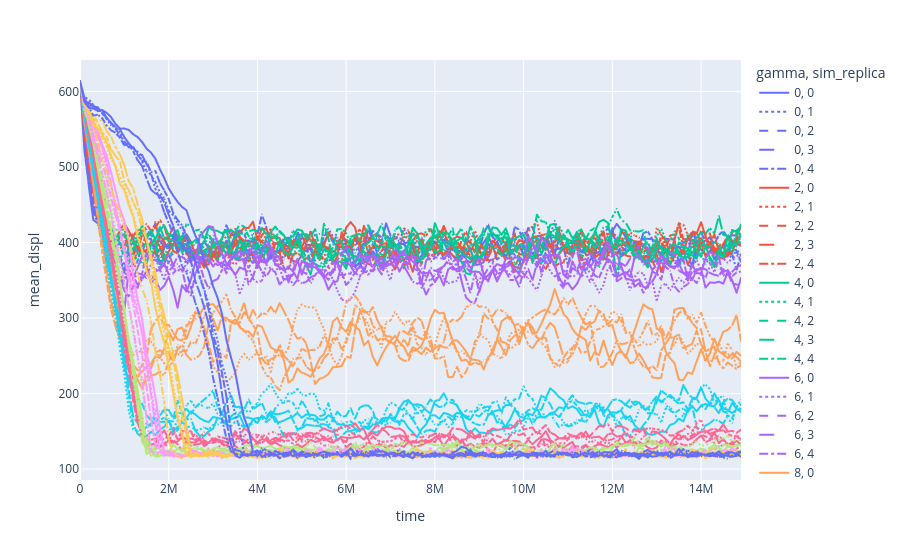

Notebook cell for this chart:
### Code cell
px.line(
    displdf,
    x="time",
    y="mean_displ",
    color="gamma",
    line_dash="sim_replica"
)

### Figure 1 — Plotly figure (JSON) as saved in the notebook; plotly's stock layout.template omitted (floating-point values rounded to 4 significant figures; data arrays with more than 128 entries replaced by an {"elided": "..."} marker saying what was removed)
{"data": [{"hovertemplate": "gamma=0<br>sim_replica=0<br>time=%{x}<br>mean_displ=%{y}<extra></extra>", "legendgroup": "0, 0", "line": {"color": "#636efa", "dash": "solid"}, "marker": {"symbol": "circle"}, "mode": "lines", "name": "0, 0", "showlegend": true, "type": "scattergl", "x": {"elided": "150 int values"}, "xaxis": "x", "y": {"elided": "150 float values"}, "yaxis": "y"}, {"hovertemplate": "gamma=0<br>sim_replica=1<br>time=%{x}<br>mean_displ=%{y}<extra></extra>", "legendgroup": "0, 1", "line": {"color": "#636efa", "dash": "dot"}, "marker": {"symbol": "circle"}, "mode": "lines", "name": "0, 1", "showlegend": true, "type": "scattergl", "x": {"elided": "150 int values"}, "xaxis": "x", "y": {"elided": "150 float values"}, "yaxis": "y"}, {"hovertemplate": "gamma=0<br>sim_replica=2<br>time=%{x}<br>mean_displ=%{y}<extra></extra>", "legendgroup": "0, 2", "line": {"color": "#636efa", "dash": "dash"}, "marker": {"symbol": "circle"}, "mode": "lines", "name": "0, 2", "showlegend": true, "type": "scattergl", "x": {"elided": "150 int values"}, "xaxis": "x", "y": {"elided": "150 float values"}, "yaxis": "y"}, {"hovertemplate": "gamma=0<br>sim_replica=3<br>time=%{x}<br>mean_displ=%{y}<extra></extra>", "legendgroup": "0, 3", "line": {"color": "#636efa", "dash": "longdash"}, "marker": {"symbol": "circle"}, "mode": "lines", "name": "0, 3", "showlegend": true, "type": "scattergl", "x": {"elided": "150 int values"}, "xaxis": "x", "y": {"elided": "150 float values"}, "yaxis": "y"}, {"hovertemplate": "gamma=0<br>sim_replica=4<br>time=%{x}<br>mean_displ=%{y}<extra></extra>", "legendgroup": "0, 4", "line": {"color": "#636efa", "dash": "dashdot"}, "marker": {"symbol": "circle"}, "mode": "lines", "name": "0, 4", "showlegend": true, "type": "scattergl", "x": {"elided": "150 int values"}, "xaxis": "x", "y": {"elided": "150 float values"}, "yaxis": "y"}, {"hovertemplate": "gamma=2<br>sim_replica=0<br>time=%{x}<br>mean_displ=%{y}<extra></extra>", "legendgroup": "2, 0", "line": {"color": "#EF553B", "dash": "solid"}, "marker": {"symbol": "circle"}, "mode": "lines", "name": "2, 0", "showlegend": true, "type": "scattergl", "x": {"elided": "150 int values"}, "xaxis": "x", "y": {"elided": "150 float values"}, "yaxis": "y"}, {"hovertemplate": "gamma=2<br>sim_replica=1<br>time=%{x}<br>mean_displ=%{y}<extra></extra>", "legendgroup": "2, 1", "line": {"color": "#EF553B", "dash": "dot"}, "marker": {"symbol": "circle"}, "mode": "lines", "name": "2, 1", "showlegend": true, "type": "scattergl", "x": {"elided": "150 int values"}, "xaxis": "x", "y": {"elided": "150 float values"}, "yaxis": "y"}, {"hovertemplate": "gamma=2<br>sim_replica=2<br>time=%{x}<br>mean_displ=%{y}<extra></extra>", "legendgroup": "2, 2", "line": {"color": "#EF553B", "dash": "dash"}, "marker": {"symbol": "circle"}, "mode": "lines", "name": "2, 2", "showlegend": true, "type": "scattergl", "x": {"elided": "150 int values"}, "xaxis": "x", "y": {"elided": "150 float values"}, "yaxis": "y"}, {"hovertemplate": "gamma=2<br>sim_replica=3<br>time=%{x}<br>mean_displ=%{y}<extra></extra>", "legendgroup": "2, 3", "line": {"color": "#EF553B", "dash": "longdash"}, "marker": {"symbol": "circle"}, "mode": "lines", "name": "2, 3", "showlegend": true, "type": "scattergl", "x": {"elided": "150 int values"}, "xaxis": "x", "y": {"elided": "150 float values"}, "yaxis": "y"}, {"hovertemplate": "gamma=2<br>sim_replica=4<br>time=%{x}<br>mean_displ=%{y}<extra></extra>", "legendgroup": "2, 4", "line": {"color": "#EF553B", "dash": "dashdot"}, "marker": {"symbol": "circle"}, "mode": "lines", "name": "2, 4", "showlegend": true, "type": "scattergl", "x": {"elided": "150 int values"}, "xaxis": "x", "y": {"elided": "150 float values"}, "yaxis": "y"}, {"hovertemplate": "gamma=4<br>sim_replica=0<br>time=%{x}<br>mean_displ=%{y}<extra></extra>", "legendgroup": "4, 0", "line": {"color": "#00cc96", "dash": "solid"}, "marker": {"symbol": "circle"}, "mode": "lines", "name": "4, 0", "showlegend": true, "type": "scattergl", "x": {"elided": "150 int values"}, "xaxis": "x", "y": {"elided": "150 float values"}, "yaxis": "y"}, {"hovertemplate": "gamma=4<br>sim_replica=1<br>time=%{x}<br>mean_displ=%{y}<extra></extra>", "legendgroup": "4, 1", "line": {"color": "#00cc96", "dash": "dot"}, "marker": {"symbol": "circle"}, "mode": "lines", "name": "4, 1", "showlegend": true, "type": "scattergl", "x": {"elided": "150 int values"}, "xaxis": "x", "y": {"elided": "150 float values"}, "yaxis": "y"}, {"hovertemplate": "gamma=4<br>sim_replica=2<br>time=%{x}<br>mean_displ=%{y}<extra></extra>", "legendgroup": "4, 2", "line": {"color": "#00cc96", "dash": "dash"}, "marker": {"symbol": "circle"}, "mode": "lines", "name": "4, 2", "showlegend": true, "type": "scattergl", "x": {"elided": "150 int values"}, "xaxis": "x", "y": {"elided": "150 float values"}, "yaxis": "y"}, {"hovertemplate": "gamma=4<br>sim_replica=3<br>time=%{x}<br>mean_displ=%{y}<extra></extra>", "legendgroup": "4, 3", "line": {"color": "#00cc96", "dash": "longdash"}, "marker": {"symbol": "circle"}, "mode": "lines", "name": "4, 3", "showlegend": true, "type": "scattergl", "x": {"elided": "150 int values"}, "xaxis": "x", "y": {"elided": "150 float values"}, "yaxis": "y"}, {"hovertemplate": "gamma=4<br>sim_replica=4<br>time=%{x}<br>mean_displ=%{y}<extra></extra>", "legendgroup": "4, 4", "line": {"color": "#00cc96", "dash": "dashdot"}, "marker": {"symbol": "circle"}, "mode": "lines", "name": "4, 4", "showlegend": true, "type": "scattergl", "x": {"elided": "150 int values"}, "xaxis": "x", "y": {"elided": "150 float values"}, "yaxis": "y"}, {"hovertemplate": "gamma=6<br>sim_replica=0<br>time=%{x}<br>mean_displ=%{y}<extra></extra>", "legendgroup": "6, 0", "line": {"color": "#ab63fa", "dash": "solid"}, "marker": {"symbol": "circle"}, "mode": "lines", "name": "6, 0", "showlegend": true, "type": "scattergl", "x": {"elided": "150 int values"}, "xaxis": "x", "y": {"elided": "150 float values"}, "yaxis": "y"}, {"hovertemplate": "gamma=6<br>sim_replica=1<br>time=%{x}<br>mean_displ=%{y}<extra></extra>", "legendgroup": "6, 1", "line": {"color": "#ab63fa", "dash": "dot"}, "marker": {"symbol": "circle"}, "mode": "lines", "name": "6, 1", "showlegend": true, "type": "scattergl", "x": {"elided": "150 int values"}, "xaxis": "x", "y": {"elided": "150 float values"}, "yaxis": "y"}, {"hovertemplate": "gamma=6<br>sim_replica=2<br>time=%{x}<br>mean_displ=%{y}<extra></extra>", "legendgroup": "6, 2", "line": {"color": "#ab63fa", "dash": "dash"}, "marker": {"symbol": "circle"}, "mode": "lines", "name": "6, 2", "showlegend": true, "type": "scattergl", "x": {"elided": "150 int values"}, "xaxis": "x", "y": {"elided": "150 float values"}, "yaxis": "y"}, {"hovertemplate": "gamma=6<br>sim_replica=3<br>time=%{x}<br>mean_displ=%{y}<extra></extra>", "legendgroup": "6, 3", "line": {"color": "#ab63fa", "dash": "longdash"}, "marker": {"symbol": "circle"}, "mode": "lines", "name": "6, 3", "showlegend": true, "type": "scattergl", "x": {"elided": "150 int values"}, "xaxis": "x", "y": {"elided": "150 float values"}, "yaxis": "y"}, {"hovertemplate": "gamma=6<br>sim_replica=4<br>time=%{x}<br>mean_displ=%{y}<extra></extra>", "legendgroup": "6, 4", "line": {"color": "#ab63fa", "dash": "dashdot"}, "marker": {"symbol": "circle"}, "mode": "lines", "name": "6, 4", "showlegend": true, "type": "scattergl", "x": {"elided": "150 int values"}, "xaxis": "x", "y": {"elided": "150 float values"}, "yaxis": "y"}, {"hovertemplate": "gamma=8<br>sim_replica=0<br>time=%{x}<br>mean_displ=%{y}<extra></extra>", "legendgroup": "8, 0", "line": {"color": "#FFA15A", "dash": "solid"}, "marker": {"symbol": "circle"}, "mode": "lines", "name": "8, 0", "showlegend": true, "type": "scattergl", "x": {"elided": "150 int values"}, "xaxis": "x", "y": {"elided": "150 float values"}, "yaxis": "y"}, {"hovertemplate": "gamma=8<br>sim_replica=1<br>time=%{x}<br>mean_displ=%{y}<extra></extra>", "legendgroup": "8, 1", "line": {"color": "#FFA15A", "dash": "dot"}, "marker": {"symbol": "circle"}, "mode": "lines", "name": "8, 1", "showlegend": true, "type": "scattergl", "x": {"elided": "150 int values"}, "xaxis": "x", "y": {"elided": "150 float values"}, "yaxis": "y"}, {"hovertemplate": "gamma=8<br>sim_replica=2<br>time=%{x}<br>mean_displ=%{y}<extra></extra>", "legendgroup": "8, 2", "line": {"color": "#FFA15A", "dash": "dash"}, "marker": {"symbol": "circle"}, "mode": "lines", "name": "8, 2", "showlegend": true, "type": "scattergl", "x": {"elided": "150 int values"}, "xaxis": "x", "y": {"elided": "150 float values"}, "yaxis": "y"}, {"hovertemplate": "gamma=8<br>sim_replica=3<br>time=%{x}<br>mean_displ=%{y}<extra></extra>", "legendgroup": "8, 3", "line": {"color": "#FFA15A", "dash": "longdash"}, "marker": {"symbol": "circle"}, "mode": "lines", "name": "8, 3", "showlegend": true, "type": "scattergl", "x": {"elided": "150 int values"}, "xaxis": "x", "y": {"elided": "150 float values"}, "yaxis": "y"}, {"hovertemplate": "gamma=8<br>sim_replica=4<br>time=%{x}<br>mean_displ=%{y}<extra></extra>", "legendgroup": "8, 4", "line": {"color": "#FFA15A", "dash": "dashdot"}, "marker": {"symbol": "circle"}, "mode": "lines", "name": "8, 4", "showlegend": true, "type": "scattergl", "x": {"elided": "150 int values"}, "xaxis": "x", "y": {"elided": "150 float values"}, "yaxis": "y"}, {"hovertemplate": "gamma=10<br>sim_replica=0<br>time=%{x}<br>mean_displ=%{y}<extra></extra>", "legendgroup": "10, 0", "line": {"color": "#19d3f3", "dash": "solid"}, "marker": {"symbol": "circle"}, "mode": "lines", "name": "10, 0", "showlegend": true, "type": "scattergl", "x": {"elided": "150 int values"}, "xaxis": "x", "y": {"elided": "150 float values"}, "yaxis": "y"}, {"hovertemplate": "gamma=10<br>sim_replica=1<br>time=%{x}<br>mean_displ=%{y}<extra></extra>", "legendgroup": "10, 1", "line": {"color": "#19d3f3", "dash": "dot"}, "marker": {"symbol": "circle"}, "mode": "lines", "name": "10, 1", "showlegend": true, "type": "scattergl", "x": {"elided": "150 int values"}, "xaxis": "x", "y": {"elided": "150 float values"}, "yaxis": "y"}, {"hovertemplate": "gamma=10<br>sim_replica=2<br>time=%{x}<br>mean_displ=%{y}<extra></extra>", "legendgroup": "10, 2", "line": {"color": "#19d3f3", "dash": "dash"}, "marker": {"symbol": "circle"}, "mode": "lines", "name": "10, 2", "showlegend": true, "type": "scattergl", "x": {"elided": "150 int values"}, "xaxis": "x", "y": {"elided": "150 float values"}, "yaxis": "y"}, {"hovertemplate": "gamma=10<br>sim_replica=3<br>time=%{x}<br>mean_displ=%{y}<extra></extra>", "legendgroup": "10, 3", "line": {"color": "#19d3f3", "dash": "longdash"}, "marker": {"symbol": "circle"}, "mode": "lines", "name": "10, 3", "showlegend": true, "type": "scattergl", "x": {"elided": "150 int values"}, "xaxis": "x", "y": {"elided": "150 float values"}, "yaxis": "y"}, {"hovertemplate": "gamma=10<br>sim_replica=4<br>time=%{x}<br>mean_displ=%{y}<extra></extra>", "legendgroup": "10, 4", "line": {"color": "#19d3f3", "dash": "dashdot"}, "marker": {"symbol": "circle"}, "mode": "lines", "name": "10, 4", "showlegend": true, "type": "scattergl", "x": {"elided": "150 int values"}, "xaxis": "x", "y": {"elided": "150 float values"}, "yaxis": "y"}, {"hovertemplate": "gamma=12<br>sim_replica=0<br>time=%{x}<br>mean_displ=%{y}<extra></extra>", "legendgroup": "12, 0", "line": {"color": "#FF6692", "dash": "solid"}, "marker": {"symbol": "circle"}, "mode": "lines", "name": "12, 0", "showlegend": true, "type": "scattergl", "x": {"elided": "150 int values"}, "xaxis": "x", "y": {"elided": "150 float values"}, "yaxis": "y"}, {"hovertemplate": "gamma=12<br>sim_replica=1<br>time=%{x}<br>mean_displ=%{y}<extra></extra>", "legendgroup": "12, 1", "line": {"color": "#FF6692", "dash": "dot"}, "marker": {"symbol": "circle"}, "mode": "lines", "name": "12, 1", "showlegend": true, "type": "scattergl", "x": {"elided": "150 int values"}, "xaxis": "x", "y": {"elided": "150 float values"}, "yaxis": "y"}, {"hovertemplate": "gamma=12<br>sim_replica=2<br>time=%{x}<br>mean_displ=%{y}<extra></extra>", "legendgroup": "12, 2", "line": {"color": "#FF6692", "dash": "dash"}, "marker": {"symbol": "circle"}, "mode": "lines", "name": "12, 2", "showlegend": true, "type": "scattergl", "x": {"elided": "150 int values"}, "xaxis": "x", "y": {"elided": "150 float values"}, "yaxis": "y"}, {"hovertemplate": "gamma=12<br>sim_replica=3<br>time=%{x}<br>mean_displ=%{y}<extra></extra>", "legendgroup": "12, 3", "line": {"color": "#FF6692", "dash": "longdash"}, "marker": {"symbol": "circle"}, "mode": "lines", "name": "12, 3", "showlegend": true, "type": "scattergl", "x": {"elided": "150 int values"}, "xaxis": "x", "y": {"elided": "150 float values"}, "yaxis": "y"}, {"hovertemplate": "gamma=12<br>sim_replica=4<br>time=%{x}<br>mean_displ=%{y}<extra></extra>", "legendgroup": "12, 4", "line": {"color": "#FF6692", "dash": "dashdot"}, "marker": {"symbol": "circle"}, "mode": "lines", "name": "12, 4", "showlegend": true, "type": "scattergl", "x": {"elided": "150 int values"}, "xaxis": "x", "y": {"elided": "150 float values"}, "yaxis": "y"}, {"hovertemplate": "gamma=14<br>sim_replica=0<br>time=%{x}<br>mean_displ=%{y}<extra></extra>", "legendgroup": "14, 0", "line": {"color": "#B6E880", "dash": "solid"}, "marker": {"symbol": "circle"}, "mode": "lines", "name": "14, 0", "showlegend": true, "type": "scattergl", "x": {"elided": "150 int values"}, "xaxis": "x", "y": {"elided": "150 float values"}, "yaxis": "y"}, {"hovertemplate": "gamma=14<br>sim_replica=1<br>time=%{x}<br>mean_displ=%{y}<extra></extra>", "legendgroup": "14, 1", "line": {"color": "#B6E880", "dash": "dot"}, "marker": {"symbol": "circle"}, "mode": "lines", "name": "14, 1", "showlegend": true, "type": "scattergl", "x": {"elided": "150 int values"}, "xaxis": "x", "y": {"elided": "150 float values"}, "yaxis": "y"}, {"hovertemplate": "gamma=14<br>sim_replica=2<br>time=%{x}<br>mean_displ=%{y}<extra></extra>", "legendgroup": "14, 2", "line": {"color": "#B6E880", "dash": "dash"}, "marker": {"symbol": "circle"}, "mode": "lines", "name": "14, 2", "showlegend": true, "type": "scattergl", "x": {"elided": "150 int values"}, "xaxis": "x", "y": {"elided": "150 float values"}, "yaxis": "y"}, {"hovertemplate": "gamma=14<br>sim_replica=3<br>time=%{x}<br>mean_displ=%{y}<extra></extra>", "legendgroup": "14, 3", "line": {"color": "#B6E880", "dash": "longdash"}, "marker": {"symbol": "circle"}, "mode": "lines", "name": "14, 3", "showlegend": true, "type": "scattergl", "x": {"elided": "150 int values"}, "xaxis": "x", "y": {"elided": "150 float values"}, "yaxis": "y"}, {"hovertemplate": "gamma=14<br>sim_replica=4<br>time=%{x}<br>mean_displ=%{y}<extra></extra>", "legendgroup": "14, 4", "line": {"color": "#B6E880", "dash": "dashdot"}, "marker": {"symbol": "circle"}, "mode": "lines", "name": "14, 4", "showlegend": true, "type": "scattergl", "x": {"elided": "150 int values"}, "xaxis": "x", "y": {"elided": "150 float values"}, "yaxis": "y"}, {"hovertemplate": "gamma=16<br>sim_replica=0<br>time=%{x}<br>mean_displ=%{y}<extra></extra>", "legendgroup": "16, 0", "line": {"color": "#FF97FF", "dash": "solid"}, "marker": {"symbol": "circle"}, "mode": "lines", "name": "16, 0", "showlegend": true, "type": "scattergl", "x": {"elided": "150 int values"}, "xaxis": "x", "y": {"elided": "150 float values"}, "yaxis": "y"}, {"hovertemplate": "gamma=16<br>sim_replica=1<br>time=%{x}<br>mean_displ=%{y}<extra></extra>", "legendgroup": "16, 1", "line": {"color": "#FF97FF", "dash": "dot"}, "marker": {"symbol": "circle"}, "mode": "lines", "name": "16, 1", "showlegend": true, "type": "scattergl", "x": {"elided": "150 int values"}, "xaxis": "x", "y": {"elided": "150 float values"}, "yaxis": "y"}, {"hovertemplate": "gamma=16<br>sim_replica=2<br>time=%{x}<br>mean_displ=%{y}<extra></extra>", "legendgroup": "16, 2", "line": {"color": "#FF97FF", "dash": "dash"}, "marker": {"symbol": "circle"}, "mode": "lines", "name": "16, 2", "showlegend": true, "type": "scattergl", "x": {"elided": "150 int values"}, "xaxis": "x", "y": {"elided": "150 float values"}, "yaxis": "y"}, {"hovertemplate": "gamma=16<br>sim_replica=3<br>time=%{x}<br>mean_displ=%{y}<extra></extra>", "legendgroup": "16, 3", "line": {"color": "#FF97FF", "dash": "longdash"}, "marker": {"symbol": "circle"}, "mode": "lines", "name": "16, 3", "showlegend": true, "type": "scattergl", "x": {"elided": "150 int values"}, "xaxis": "x", "y": {"elided": "150 float values"}, "yaxis": "y"}, {"hovertemplate": "gamma=16<br>sim_replica=4<br>time=%{x}<br>mean_displ=%{y}<extra></extra>", "legendgroup": "16, 4", "line": {"color": "#FF97FF", "dash": "dashdot"}, "marker": {"symbol": "circle"}, "mode": "lines", "name": "16, 4", "showlegend": true, "type": "scattergl", "x": {"elided": "150 int values"}, "xaxis": "x", "y": {"elided": "150 float values"}, "yaxis": "y"}, {"hovertemplate": "gamma=18<br>sim_replica=0<br>time=%{x}<br>mean_displ=%{y}<extra></extra>", "legendgroup": "18, 0", "line": {"color": "#FECB52", "dash": "solid"}, "marker": {"symbol": "circle"}, "mode": "lines", "name": "18, 0", "showlegend": true, "type": "scattergl", "x": {"elided": "150 int values"}, "xaxis": "x", "y": {"elided": "150 float values"}, "yaxis": "y"}, {"hovertemplate": "gamma=18<br>sim_replica=1<br>time=%{x}<br>mean_displ=%{y}<extra></extra>", "legendgroup": "18, 1", "line": {"color": "#FECB52", "dash": "dot"}, "marker": {"symbol": "circle"}, "mode": "lines", "name": "18, 1", "showlegend": true, "type": "scattergl", "x": {"elided": "150 int values"}, "xaxis": "x", "y": {"elided": "150 float values"}, "yaxis": "y"}, {"hovertemplate": "gamma=18<br>sim_replica=2<br>time=%{x}<br>mean_displ=%{y}<extra></extra>", "legendgroup": "18, 2", "line": {"color": "#FECB52", "dash": "dash"}, "marker": {"symbol": "circle"}, "mode": "lines", "name": "18, 2", "showlegend": true, "type": "scattergl", "x": {"elided": "150 int values"}, "xaxis": "x", "y": {"elided": "150 float values"}, "yaxis": "y"}, {"hovertemplate": "gamma=18<br>sim_replica=3<br>time=%{x}<br>mean_displ=%{y}<extra></extra>", "legendgroup": "18, 3", "line": {"color": "#FECB52", "dash": "longdash"}, "marker": {"symbol": "circle"}, "mode": "lines", "name": "18, 3", "showlegend": true, "type": "scattergl", "x": {"elided": "150 int values"}, "xaxis": "x", "y": {"elided": "150 float values"}, "yaxis": "y"}, {"hovertemplate": "gamma=18<br>sim_replica=4<br>time=%{x}<br>mean_displ=%{y}<extra></extra>", "legendgroup": "18, 4", "line": {"color": "#FECB52", "dash": "dashdot"}, "marker": {"symbol": "circle"}, "mode": "lines", "name": "18, 4", "showlegend": true, "type": "scattergl", "x": {"elided": "150 int values"}, "xaxis": "x", "y": {"elided": "150 float values"}, "yaxis": "y"}, {"hovertemplate": "gamma=20<br>sim_replica=0<br>time=%{x}<br>mean_displ=%{y}<extra></extra>", "legendgroup": "20, 0", "line": {"color": "#636efa", "dash": "solid"}, "marker": {"symbol": "circle"}, "mode": "lines", "name": "20, 0", "showlegend": true, "type": "scattergl", "x": {"elided": "150 int values"}, "xaxis": "x", "y": {"elided": "150 float values"}, "yaxis": "y"}, {"hovertemplate": "gamma=20<br>sim_replica=1<br>time=%{x}<br>mean_displ=%{y}<extra></extra>", "legendgroup": "20, 1", "line": {"color": "#636efa", "dash": "dot"}, "marker": {"symbol": "circle"}, "mode": "lines", "name": "20, 1", "showlegend": true, "type": "scattergl", "x": {"elided": "150 int values"}, "xaxis": "x", "y": {"elided": "150 float values"}, "yaxis": "y"}, {"hovertemplate": "gamma=20<br>sim_replica=2<br>time=%{x}<br>mean_displ=%{y}<extra></extra>", "legendgroup": "20, 2", "line": {"color": "#636efa", "dash": "dash"}, "marker": {"symbol": "circle"}, "mode": "lines", "name": "20, 2", "showlegend": true, "type": "scattergl", "x": {"elided": "150 int values"}, "xaxis": "x", "y": {"elided": "150 float values"}, "yaxis": "y"}, {"hovertemplate": "gamma=20<br>sim_replica=3<br>time=%{x}<br>mean_displ=%{y}<extra></extra>", "legendgroup": "20, 3", "line": {"color": "#636efa", "dash": "longdash"}, "marker": {"symbol": "circle"}, "mode": "lines", "name": "20, 3", "showlegend": true, "type": "scattergl", "x": {"elided": "150 int values"}, "xaxis": "x", "y": {"elided": "150 float values"}, "yaxis": "y"}, {"hovertemplate": "gamma=20<br>sim_replica=4<br>time=%{x}<br>mean_displ=%{y}<extra></extra>", "legendgroup": "20, 4", "line": {"color": "#636efa", "dash": "dashdot"}, "marker": {"symbol": "circle"}, "mode": "lines", "name": "20, 4", "showlegend": true, "type": "scattergl", "x": {"elided": "150 int values"}, "xaxis": "x", "y": {"elided": "150 float values"}, "yaxis": "y"}], "layout": {"legend": {"title": {"text": "gamma, sim_replica"}, "tracegroupgap": 0}, "margin": {"t": 60}, "xaxis": {"anchor": "y", "domain": [0, 1], "title": {"text": "time"}}, "yaxis": {"anchor": "x", "domain": [0, 1], "title": {"text": "mean_displ"}}}}
